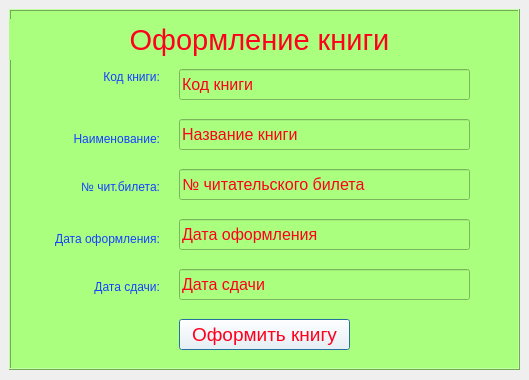
<?xml version="1.0" encoding="UTF-8"?>
<ui version="4.0">
 <class>PrepareWindow</class>
 <widget class="QDialog" name="PrepareWindow">
  <property name="geometry">
   <rect>
    <x>0</x>
    <y>0</y>
    <width>529</width>
    <height>380</height>
   </rect>
  </property>
  <property name="windowTitle">
   <string>Оформление книги</string>
  </property>
  <widget class="QFrame" name="frame">
   <property name="geometry">
    <rect>
     <x>9</x>
     <y>9</y>
     <width>511</width>
     <height>361</height>
    </rect>
   </property>
   <property name="styleSheet">
    <string notr="true">background-color:rgb(170, 255, 127);
color: rgb(255, 0, 29);</string>
   </property>
   <property name="frameShape">
    <enum>QFrame::Box</enum>
   </property>
   <property name="frameShadow">
    <enum>QFrame::Raised</enum>
   </property>
   <widget class="QLabel" name="label">
    <property name="geometry">
     <rect>
      <x>0</x>
      <y>10</y>
      <width>501</width>
      <height>41</height>
     </rect>
    </property>
    <property name="font">
     <font>
      <pointsize>22</pointsize>
     </font>
    </property>
    <property name="text">
     <string>Оформление книги</string>
    </property>
    <property name="alignment">
     <set>Qt::AlignCenter</set>
    </property>
   </widget>
   <widget class="QLineEdit" name="lineEdit_name">
    <property name="geometry">
     <rect>
      <x>170</x>
      <y>110</y>
      <width>291</width>
      <height>31</height>
     </rect>
    </property>
    <property name="font">
     <font>
      <pointsize>12</pointsize>
     </font>
    </property>
    <property name="text">
     <string>Название книги</string>
    </property>
    <property name="readOnly">
     <bool>true</bool>
    </property>
   </widget>
   <widget class="QLineEdit" name="lineEdit_number">
    <property name="geometry">
     <rect>
      <x>170</x>
      <y>160</y>
      <width>291</width>
      <height>31</height>
     </rect>
    </property>
    <property name="font">
     <font>
      <pointsize>12</pointsize>
     </font>
    </property>
    <property name="text">
     <string>№ читательского билета</string>
    </property>
   </widget>
   <widget class="QLineEdit" name="lineEdit_date0">
    <property name="geometry">
     <rect>
      <x>170</x>
      <y>210</y>
      <width>291</width>
      <height>31</height>
     </rect>
    </property>
    <property name="font">
     <font>
      <pointsize>12</pointsize>
     </font>
    </property>
    <property name="text">
     <string>Дата оформления</string>
    </property>
   </widget>
   <widget class="QLineEdit" name="lineEdit_date1">
    <property name="geometry">
     <rect>
      <x>170</x>
      <y>260</y>
      <width>291</width>
      <height>31</height>
     </rect>
    </property>
    <property name="font">
     <font>
      <pointsize>12</pointsize>
     </font>
    </property>
    <property name="text">
     <string>Дата сдачи</string>
    </property>
   </widget>
   <widget class="QPushButton" name="pushButton">
    <property name="geometry">
     <rect>
      <x>170</x>
      <y>310</y>
      <width>171</width>
      <height>31</height>
     </rect>
    </property>
    <property name="font">
     <font>
      <pointsize>14</pointsize>
     </font>
    </property>
    <property name="styleSheet">
     <string notr="true">background-color: rgb(255, 255, 255);</string>
    </property>
    <property name="text">
     <string>Оформить книгу</string>
    </property>
   </widget>
   <widget class="QLineEdit" name="lineEdit_code">
    <property name="geometry">
     <rect>
      <x>170</x>
      <y>60</y>
      <width>291</width>
      <height>31</height>
     </rect>
    </property>
    <property name="font">
     <font>
      <pointsize>12</pointsize>
     </font>
    </property>
    <property name="text">
     <string>Код книги</string>
    </property>
    <property name="readOnly">
     <bool>true</bool>
    </property>
   </widget>
   <widget class="QLabel" name="label_2">
    <property name="geometry">
     <rect>
      <x>60</x>
      <y>60</y>
      <width>91</width>
      <height>16</height>
     </rect>
    </property>
    <property name="styleSheet">
     <string notr="true">color: rgb(22, 65, 255);</string>
    </property>
    <property name="text">
     <string>Код книги:</string>
    </property>
    <property name="alignment">
     <set>Qt::AlignRight|Qt::AlignTrailing|Qt::AlignVCenter</set>
    </property>
   </widget>
   <widget class="QLabel" name="label_3">
    <property name="geometry">
     <rect>
      <x>30</x>
      <y>120</y>
      <width>121</width>
      <height>20</height>
     </rect>
    </property>
    <property name="styleSheet">
     <string notr="true">color: rgb(22, 65, 255);</string>
    </property>
    <property name="text">
     <string>Наименование:</string>
    </property>
    <property name="alignment">
     <set>Qt::AlignRight|Qt::AlignTrailing|Qt::AlignVCenter</set>
    </property>
   </widget>
   <widget class="QLabel" name="label_4">
    <property name="geometry">
     <rect>
      <x>60</x>
      <y>170</y>
      <width>91</width>
      <height>16</height>
     </rect>
    </property>
    <property name="styleSheet">
     <string notr="true">color: rgb(22, 65, 255);</string>
    </property>
    <property name="text">
     <string>№ чит.билета:</string>
    </property>
    <property name="alignment">
     <set>Qt::AlignRight|Qt::AlignTrailing|Qt::AlignVCenter</set>
    </property>
   </widget>
   <widget class="QLabel" name="label_5">
    <property name="geometry">
     <rect>
      <x>20</x>
      <y>220</y>
      <width>131</width>
      <height>20</height>
     </rect>
    </property>
    <property name="styleSheet">
     <string notr="true">color: rgb(22, 65, 255);</string>
    </property>
    <property name="text">
     <string>Дата оформления:</string>
    </property>
    <property name="alignment">
     <set>Qt::AlignRight|Qt::AlignTrailing|Qt::AlignVCenter</set>
    </property>
   </widget>
   <widget class="QLabel" name="label_6">
    <property name="geometry">
     <rect>
      <x>60</x>
      <y>270</y>
      <width>91</width>
      <height>16</height>
     </rect>
    </property>
    <property name="styleSheet">
     <string notr="true">color: rgb(22, 65, 255);</string>
    </property>
    <property name="text">
     <string>Дата сдачи:</string>
    </property>
    <property name="alignment">
     <set>Qt::AlignRight|Qt::AlignTrailing|Qt::AlignVCenter</set>
    </property>
   </widget>
  </widget>
 </widget>
 <resources/>
 <connections/>
</ui>
